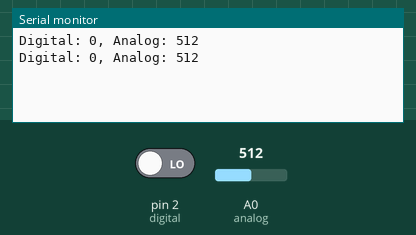
The sketch below on a simulated Arduino Uno, built with avr-gcc and run on an emulated ATmega328P. On the bench: the last lines printed to the serial monitor. Inputs (shaded band) come from the test bench; at power-on: A0 (analog) = 512, pin 2 (digital) LOW.

Above: at 1.8 s.
1.9 s: A0 (analog) set to 716
At 2.7 s:
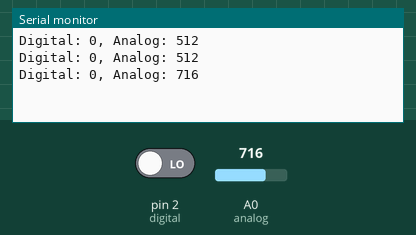
3.4 s: pin 2 (digital) driven HIGH
At 4.7 s:
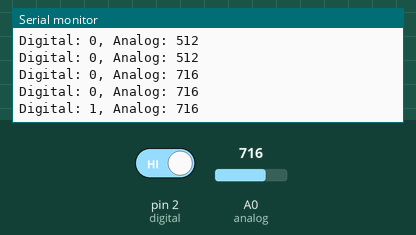
4.9 s: A0 (analog) set to 900
At 5.8 s:
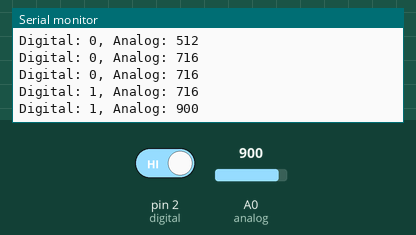
6.4 s: pin 2 (digital) driven LOW
At 7.7 s:
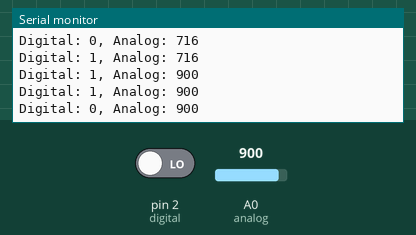
Timing chart, 0 to 8.9 s (numbered marks = the images above; inputs shaded):
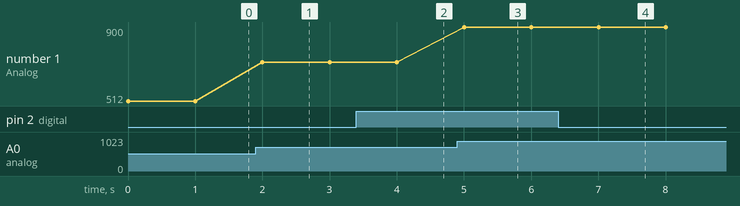

The sketch:

ogon.ino
```cpp
const int digital = 2; // Цифровой вход пин 2
const int analog = A0; // Аналоговый вход пин A0

void setup()
{
pinMode(digital, INPUT);
Serial.begin(9600);
}

void loop()
{
Serial.print("Digital: ");
Serial.print(digitalRead(digital)); // Цифровой сигнал с датчика
Serial.print(", Analog: ");
Serial.println(analogRead(analog)); // Аналоговый сигнал с датчика
delay(1000);
}
```

Measured:
- after the input at 1.9 s, the serial monitor: prints a new line after 0.10 s (image 1)
- after the input at 3.4 s, the serial monitor: prints a new line after 0.60 s (image 2)
- after the input at 4.9 s, the serial monitor: prints a new line after 0.10 s (image 3)
- after the input at 6.4 s, the serial monitor: prints a new line after 0.60 s (image 4)
- plotted number 1: 512 → 716 after the input at 1.9 s, 716 → 900 after the input at 4.9 s
